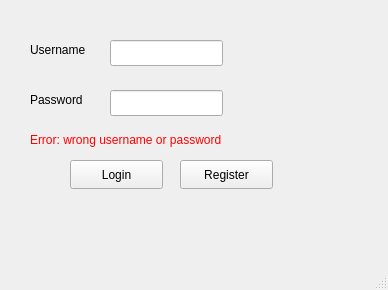
<?xml version="1.0" encoding="UTF-8"?>
<ui version="4.0">
 <class>LoginWindow</class>
 <widget class="QMainWindow" name="LoginWindow">
  <property name="geometry">
   <rect>
    <x>0</x>
    <y>0</y>
    <width>388</width>
    <height>290</height>
   </rect>
  </property>
  <property name="windowTitle">
   <string>LoginWindow</string>
  </property>
  <widget class="QWidget" name="centralwidget">
   <widget class="QLineEdit" name="UsernameLineEdit">
    <property name="geometry">
     <rect>
      <x>110</x>
      <y>40</y>
      <width>113</width>
      <height>26</height>
     </rect>
    </property>
   </widget>
   <widget class="QLineEdit" name="PasswordLineEdit">
    <property name="geometry">
     <rect>
      <x>110</x>
      <y>90</y>
      <width>113</width>
      <height>26</height>
     </rect>
    </property>
   </widget>
   <widget class="QLabel" name="PasswordLabel">
    <property name="geometry">
     <rect>
      <x>30</x>
      <y>90</y>
      <width>63</width>
      <height>20</height>
     </rect>
    </property>
    <property name="text">
     <string>Password</string>
    </property>
   </widget>
   <widget class="QLabel" name="UsernameLabel">
    <property name="geometry">
     <rect>
      <x>30</x>
      <y>40</y>
      <width>81</width>
      <height>20</height>
     </rect>
    </property>
    <property name="text">
     <string>Username</string>
    </property>
   </widget>
   <widget class="QPushButton" name="LoginPushButton">
    <property name="geometry">
     <rect>
      <x>70</x>
      <y>160</y>
      <width>93</width>
      <height>29</height>
     </rect>
    </property>
    <property name="text">
     <string>Login</string>
    </property>
   </widget>
   <widget class="QPushButton" name="RegisterPushButton">
    <property name="geometry">
     <rect>
      <x>180</x>
      <y>160</y>
      <width>93</width>
      <height>29</height>
     </rect>
    </property>
    <property name="text">
     <string>Register</string>
    </property>
   </widget>
   <widget class="QLabel" name="ErrorLabel">
    <property name="geometry">
     <rect>
      <x>30</x>
      <y>130</y>
      <width>301</width>
      <height>20</height>
     </rect>
    </property>
    <property name="text">
     <string>&lt;html&gt;&lt;head/&gt;&lt;body&gt;&lt;p&gt;&lt;span style=&quot; color:#ff0000;&quot;&gt;Error: wrong username or password&lt;/span&gt;&lt;/p&gt;&lt;/body&gt;&lt;/html&gt;</string>
    </property>
   </widget>
  </widget>
  <widget class="QMenuBar" name="menubar">
   <property name="geometry">
    <rect>
     <x>0</x>
     <y>0</y>
     <width>388</width>
     <height>26</height>
    </rect>
   </property>
  </widget>
  <widget class="QStatusBar" name="statusbar"/>
 </widget>
 <resources/>
 <connections/>
</ui>
